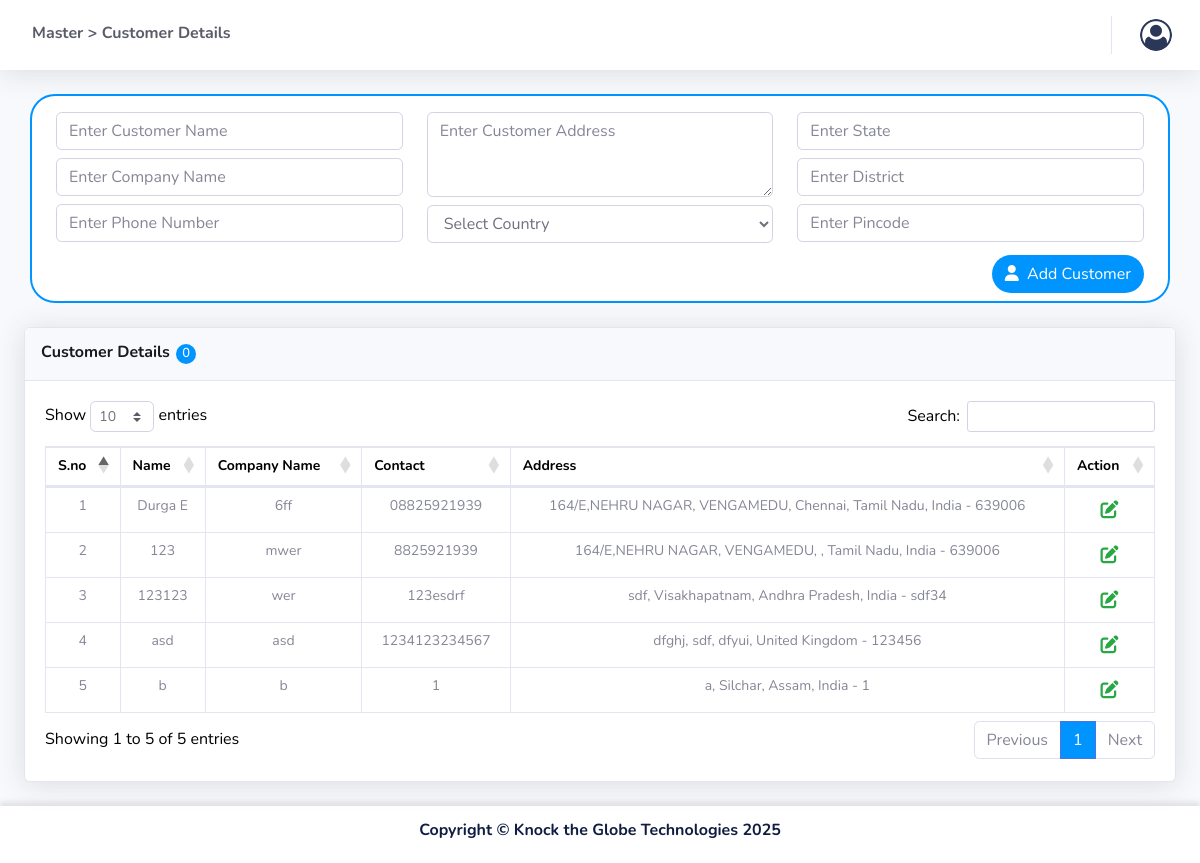
Page /customer_4.php (signed in) on the committed database.
### tables this page shows
CREATE TABLE `customer` (
  `ID` int(11) NOT NULL,
  `customerName` varchar(150) NOT NULL,
  `companyName` varchar(200) NOT NULL,
  `phoneno` varchar(150) NOT NULL,
  `companyAddress` varchar(255) NOT NULL,
  `country` varchar(150) NOT NULL,
  `state` varchar(150) NOT NULL,
  `district` varchar(150) NOT NULL,
  `pincode` varchar(150) NOT NULL
);

### customer_4.php (the view, shortened to what this page needs)
<?php
include 'dbconn.php';
?>
<!DOCTYPE html>
<html lang="en">
<head>
    <link rel="stylesheet" href="https://cdn.jsdelivr.net/npm/sweetalert2@11/dist/sweetalert2.min.css">
    <link href="vendor/fontawesome-free/css/all.min.css" rel="stylesheet" type="text/css">
    <link href="css/sb-admin-2.min.css" rel="stylesheet">
    <link href="vendor/datatables/dataTables.bootstrap4.min.css" rel="stylesheet">
</head>
<body id="page-top">
    <div id="wrapper">
        <div id="content-wrapper" class="d-flex flex-column">
            <div id="content">
                <nav class="navbar navbar-expand navbar-light bg-white topbar static-top shadow" style="background:white;">
  <div class="mr-auto d-flex align-items-center pl-3 py-2">
    <h4 class="text-dark font-weight-bold mr-4"
        style="color: rgb(15,29,64); margin-top: 5px;">
        Master &gt; Customer Details
    </h4>
  </div>
   <ul class="navbar-nav ml-auto">
<li class="nav-item dropdown no-arrow">
    <a class="nav-link dropdown-toggle" href="#" id="userDropdown" role="button"
        data-toggle="dropdown" aria-haspopup="true" aria-expanded="false">
        <img class="img-profile rounded-circle"
            src="img/p.png" style="width: 2rem;height: 2rem;">
    </a>
</li>
</ul>
</nav>
<div class="container-fluid">
<div class="container mb-4 mt-4" style="background: white; border-radius: 25px; border: 2px solid rgb(0, 148, 255);">
<div class="column">
    <div class="row">
        <div class="col-md-12">
    <form id="customerForm" class="row g-3 mt-3">
        <div class="col-md-4 pb-1">
            <input type="text" class="form-control mb-2" id="customername" placeholder="Enter Customer Name" required>
            <input type="text" class="form-control mb-2" id="companyname" placeholder="Enter Company Name" required>
            <input type="text" class="form-control mb-2" id="customerno" placeholder="Enter Phone Number" required>
        </div>
        <div class="col-md-4 pb-1">
        <textarea class="form-control mb-2" id="customeraddress" name="customeraddress" placeholder="Enter Customer Address" rows="2" style="height: 85px;" required></textarea>
                            <select class="form-control mb-2" id="country" name="country" required>
                                <option value="">Select Country</option>
                            </select>
        </div>
        <div class="col-md-4 pb-1">
                            <input type="text" class="form-control mb-2" id="stateInput" name="state" placeholder="Enter State" required>
                            <input type="text" class="form-control mb-2" id="districtInput" name="district" placeholder="Enter District" >
                            <input type="text" class="form-control mb-2" id="pincode" name="pincode" placeholder="Enter Pincode" required>
        </div>
    </form>
</div>
    </div></div>
<div class="column">
    <div class="pb-2 d-flex justify-content-sm-end justify-content-center align-items-center">
        <button type="submit" class="btn" id="customerbtn"
            style="background: rgb(0, 148, 255); border-radius: 25px; color: white;">
            <i class="fas fa-user"></i>&nbsp; Add Customer
        </button>
</div>
</div></div>
        <div class="card shadow mb-4">
        <div class="card-header py-3">
        <p class="m-0" style="font-size: 16px;color:rgb(23, 25, 28);font-style: normal;
    overflow: hidden;
    white-space: nowrap;
    text-overflow: ellipsis;
    color: rgb(23, 25, 28);
    font-size: 16px;
    font-weight: 500;"><b>Customer Details</b>
        <span class="header-counter">0</span>
</p>
    </div>
    <div class="card-body">
    <div class="table-responsive">
        <table class="table table-bordered text-center" style="font-size:14px;" id="dataTable" width="100%">
            <thead>
                <tr class="thead">
                    <th>S.no</th>
                    <th>Name</th>
                    <th>Company Name</th>
                    <th>Contact</th>
                    <th>Address</th>
                    <th>Action</th>
                </tr>
            </thead>
            <tbody id="customerTableBody">
                <?php
                $query = "SELECT * FROM customer ORDER BY ID DESC";
                $result = mysqli_query($conn, $query);
                $sno = 1;
                while ($row = mysqli_fetch_assoc($result)) {
                    echo "<tr>
                            <td>{$sno}</td>
                            <td>{$row['customerName']}</td>
                            <td>{$row['companyName']}</td>
                            <td>{$row['phoneno']}</td>
                            <td>{$row['companyAddress']}, {$row['district']}, {$row['state']}, {$row['country']} - {$row['pincode']}</td>
                            <td class='action-buttons'>
                                <button class='btn-action btn-edit' data-id='{$row['ID']}'><i class='fas fa-edit'></i></button>
                                <button class='btn-action btn-delete' data-id='{$row['ID']}'><i class='fas fa-trash-alt' style='color: rgb(238, 153, 129);'></i></button>
                            </td>
                        </tr>";
                    $sno++;
                }
                ?>
            </tbody>
        </table>
    </div>
</div>
        </div>
    </div>
        </div>
        <footer class="sticky-footer bg-white">
                <div class="container my-auto">
                    <div class="copyright text-center my-auto">
                       <h6> <b>Copyright &copy; Knock the Globe Technologies 2025</b></h6>
                    </div>
                </div>
            </footer>
    </div>
</body>
</html>

### customer_4.php (style rules this page uses)
thead { color:black; }
.action-buttons { display: flex; justify-content: center; gap: 10px; }
.btn-action { border: none; background: transparent; font-size: 18px; transition: transform 0.2s ease-in-out; }
.btn-edit { color: #28a745; }
footer { background: white; color: rgb(15,29,64); padding: 15px; box-shadow: 0px -4px 6px rgba(0, 0, 0, 0.1); }
.action-buttons button { margin: 0 5px; }
#dataTable tbody tr { cursor: pointer; }
.card-body { color:black; }
.header-counter { margin-left: 2px; display: inline-flex; align-items: center; justify-content: center; background: rgb(0, 148, 255); padding: 2px 5px; font-size: 13px; min-width: 20px; min-height: 20px; font-weight: 500; color: white; border-radius: 100px; }
.card-header { display: flex; align-items: center; justify-content: space-between; padding: 12px 16px; background-color: #f8f9fc; }
@media (min-width:600px) { h4 { font-size: medium; } }

### rows in the picture
customer: customerName "Durga E", companyName "6ff", phoneno "08825921939", companyAddress "164/E,NEHRU NAGAR, VENGAMEDU", district "Chennai", state "Tamil Nadu", country "India", pincode "639006"
customer: customerName "123", companyName "mwer", phoneno "8825921939", companyAddress "164/E,NEHRU NAGAR, VENGAMEDU", state "Tamil Nadu", country "India", pincode "639006"
customer: customerName "123123", companyName "wer", phoneno "123esdrf", companyAddress "sdf", district "Visakhapatnam", state "Andhra Pradesh", country "India", pincode "sdf34"
customer: customerName "asd", companyName "asd", phoneno "1234123234567", companyAddress "dfghj", district "sdf", state "dfyui", country "United Kingdom", pincode "123456"
customer: customerName "b", companyName "b", phoneno "1", companyAddress "a", district "Silchar", state "Assam", country "India", pincode "1"
